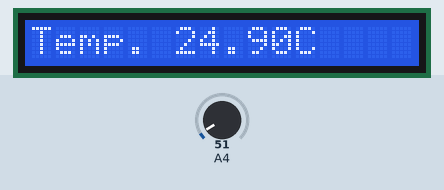
Recording of a sketch running on a simulated Arduino Uno, built with avr-gcc and run on an emulated ATmega328P. Parts: 16×1 character LCD. The inputs (shaded band) are chosen by the test bench; at power-on: A4 = 51.

Above: at 1.2 s.
1.3 s: A4 set to 23
At 2.1 s:
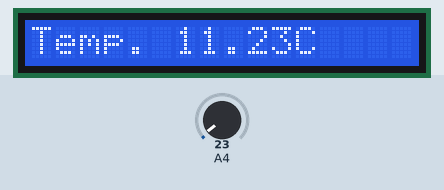
3.0 s: A4 set to 18
At 3.3 s:
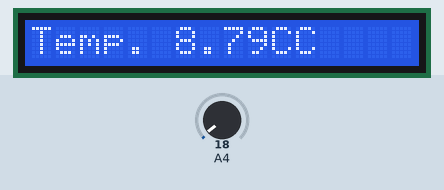
4.5 s: A4 set to 30
At 5.8 s:
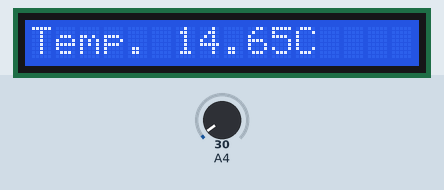
Timing chart, 0 to 7.5 s (numbered marks = the images above; inputs shaded):
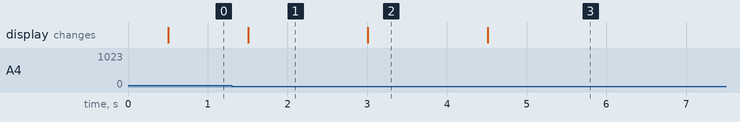

Measured:
- the behaviour switches between 21 and 20 on A4 (found by bisection; images 1 and 2)
- after the input at 1.3 s, the display: changes after 0.21 s (image 1)
- after the input at 3.0 s, the display: changes at once (image 2)
- after the input at 4.5 s, the display: changes at once (image 3)

The sketch:

sketch_jun03a.ino
```cpp
#include <LiquidCrystal.h> // Incluímos la libreria externa para poder utilizarla

const int rs = 8, en = 9, d4 = 4, d5 = 5, d6 = 6, d7 = 7;
LiquidCrystal lcd(rs, en, d4, d5, d6, d7);
float tempC; // Variable para almacenar el valor obtenido del sensor (0 a 1023)
//int pinLM35 = 0;// Variable del pin de entrada del sensor (A0)
unsigned long tAnterior;

void setup()
{
  lcd.begin(16,1); //COLUMNAS = 16 FILAS = 1
}

void loop()
{
  //Obtenemos datos del sensor
  // Con analogRead leemos el sensor, recuerda que es un valor de 0 a 1023
  tempC = analogRead(A4);
  tempC = tempC * (5 / 10.24);
  // Calculamos la temperatura con la fórmula
  if(millis() - tAnterior > 500)
  {
    tAnterior = millis();

    lcd.setCursor(0, 1);
    lcd.print("Temp. "+String(tempC)+"C");
  }

}
```
